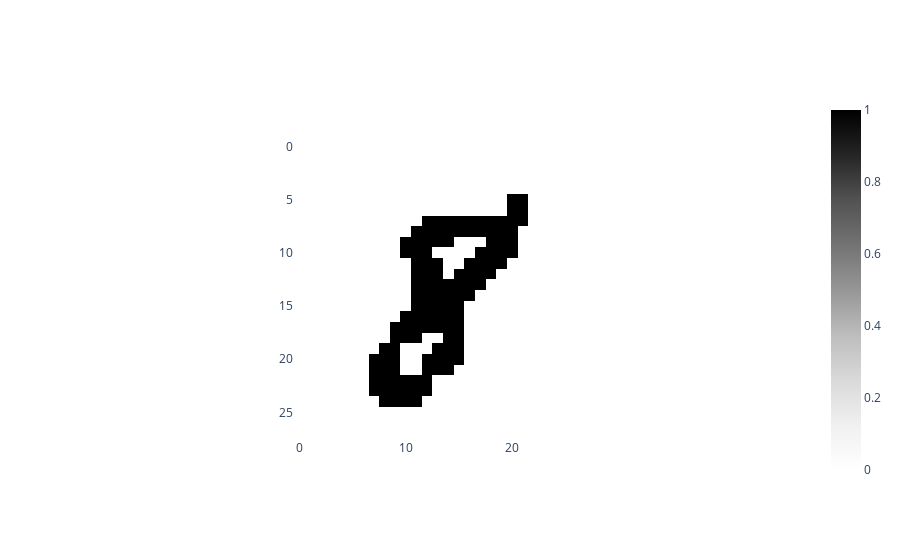

The notebook cell saved with this chart:
### Code cell
# NOTE TO UMBE: plot_heatmap does not support binary arrays
plot_heatmap(X_train_binarized[image_idx]*1.)

### Figure 1 — Plotly figure (JSON) as saved in the notebook; plotly's stock layout.template omitted (floating-point values rounded to 4 significant figures; data arrays with more than 128 entries replaced by an {"elided": "..."} marker saying what was removed)
{"data": [{"colorscale": [[0, "rgb(255,255,255)"], [0.125, "rgb(240,240,240)"], [0.25, "rgb(217,217,217)"], [0.375, "rgb(189,189,189)"], [0.5, "rgb(150,150,150)"], [0.625, "rgb(115,115,115)"], [0.75, "rgb(82,82,82)"], [0.875, "rgb(37,37,37)"], [1, "rgb(0, 0, 0)"]], "type": "heatmap", "z": {"elided": "28x28 int values"}}], "layout": {"autosize": true, "plot_bgcolor": "white", "xaxis": {"autorange": true, "constrain": "domain", "domain": [0.2948, 0.7052], "range": [-0.5, 27.5], "scaleanchor": "y"}, "yaxis": {"autorange": true, "constrain": "domain", "domain": [0, 1], "range": [27.5, -0.5]}}}
